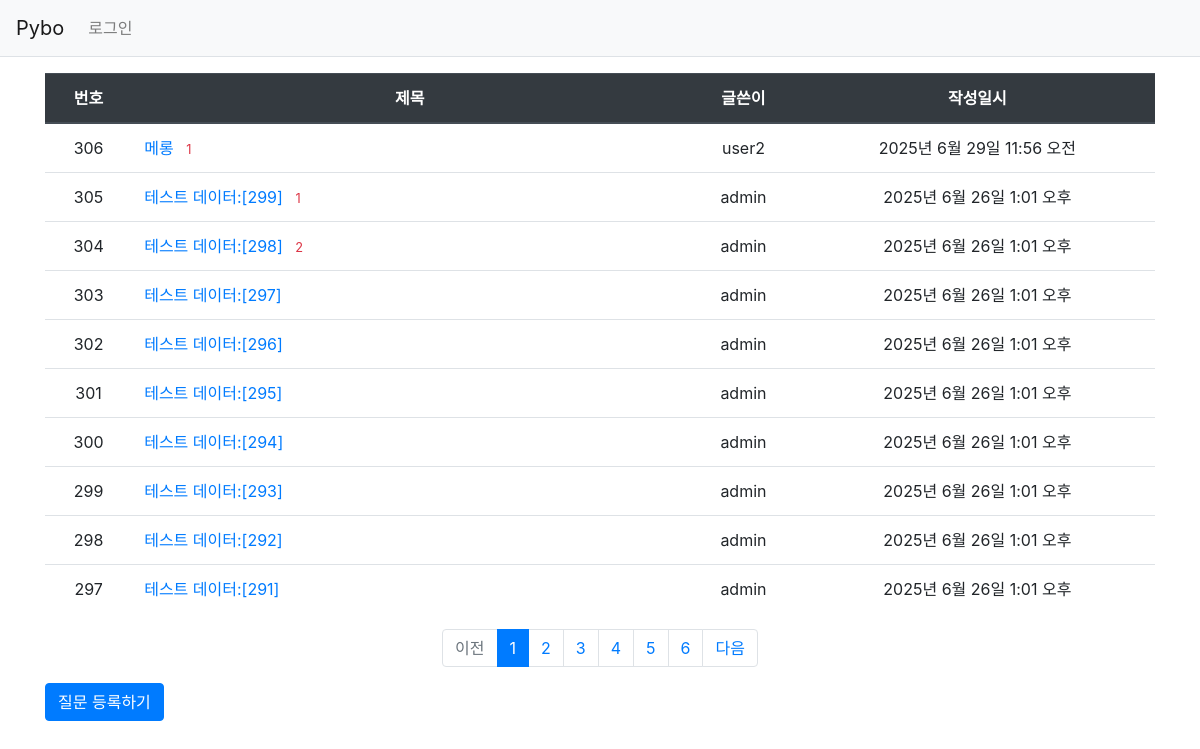
Before: /pybo/ with the older database file.
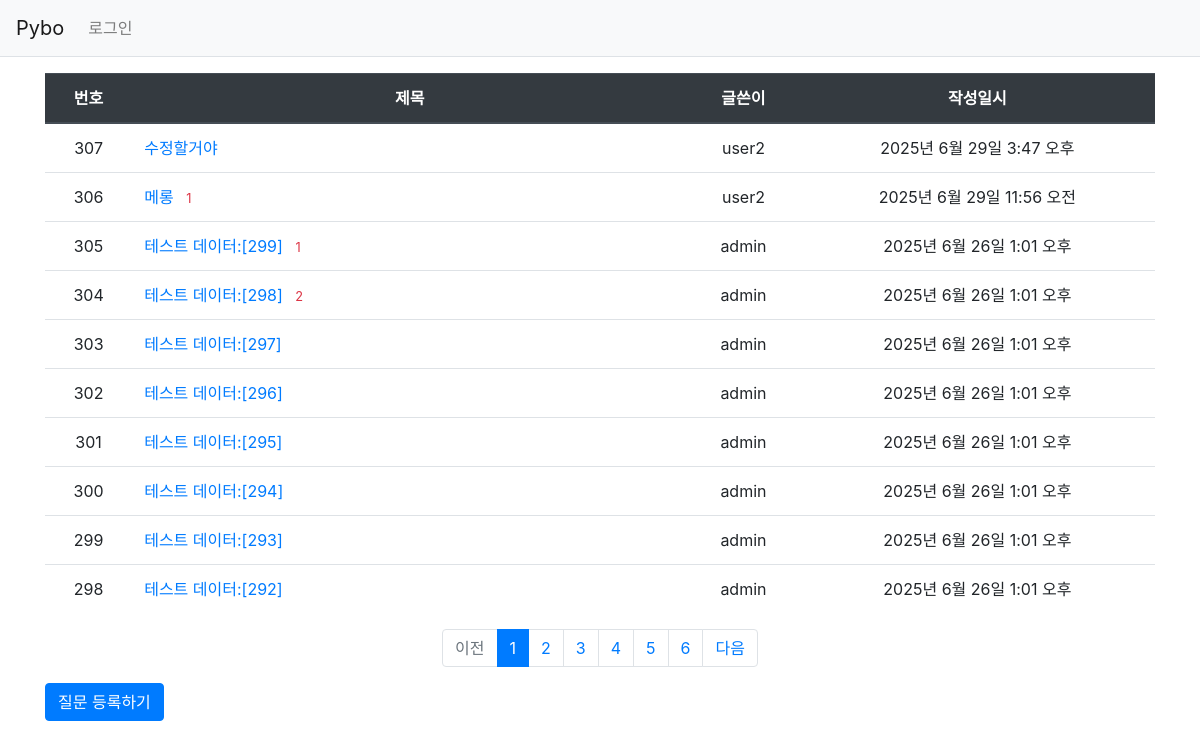
After: the same page with the newer database file.
### pybo/models.py (models this page shows, shortened)
class Question(models.Model):
    author = models.ForeignKey(User, on_delete=models.CASCADE) # User 모델은 django.contrib.auth 앱이 제공하는 모델이다.
    subject = models.CharField(max_length=200)
    content = models.TextField()
    create_date = models.DateTimeField()
    modify_date = models.DateTimeField(null=True, blank=True) # null=True : modify_date 칼럼에 null을 허용하겠다.

### pybo/views.py (the view)
# urls.py: path('', views.index, name='index'), # / 페이지에 해당하는 urlpatterns
def index(request):
    page = request.GET.get('page', '1')
    question_list = Question.objects.order_by('-create_date') # -create_date는 -기호로 작성일시의 역순을 의미한다.
    paginator = Paginator(question_list, 10) # 페이지당 10개씩 보여달라
    page_obj = paginator.get_page(page)
    context = {'question_list': page_obj} # 조회한 Question 모델 데이터를 context 변수에 저장했다. render 함수가 템플릿을 HTML로 변환하는 과정에서 사용되는 데이터다.
    return render(request, 'pybo/question_list.html', context)

### pybo/templatetags/pybo_filter.py (called while the page is built)
@register.filter
def sub(value, arg):
    return value -arg

### templates/pybo/question_list.html
{% extends 'base.html' %}
{% load pybo_filter %}
{% block content %}
<div class="container my-3">
    <table class="table">
        <thead>
        <tr class="text-center thead-dark">
            <th>번호</th>
            <th style="width:50%">제목</th>
            <th>글쓴이</th>
            <th>작성일시</th>
        </tr>
        </thead>
        <tbody>
        {% if question_list %}
        {% for question in question_list %}
        <tr class="text-center">
            <td>{{ question_list.paginator.count|sub:question_list.start_index|sub:forloop.counter0|add:1 }}</td>
            <td class="text-left">
                <a href="{% url 'pybo:detail' question.id %}">
                    {{ question.subject }}
                </a>
                {% if question.answer_set.count > 0 %}
                <span class="text-danger small ml-2">
                    {{ question.answer_set.count }}
                </span>
                {% endif %}
            </td>
            <td>{{ question.author.username }}</td>
            <td>{{ question.create_date }}</td>
        </tr>
        {% endfor %}
        {% else %}
        <tr>
            <td colspan="3">질문이 없습니다.</td>
        </tr>
        {% endif %}
        </tbody>
    </table>
    <ul class="pagination justify-content-center">
        {% if question_list.has_previous %}
        <li class="page-item">
            <a href="?page={{ question_list.previous_page_number }}" class="page-link">
                이전
            </a>
        </li>
        {% else %}
        <li class="page-item disabled">
            <a href="#" class="page-link" tabindex="-1">이전</a>
        </li>
        {% endif %}
    {% for page_number in question_list.paginator.page_range %}
    {% if page_number >= question_list.number|add:-5 and page_number <= question_list.number|add:5 %}
        {% if page_number == question_list.number %}
        <li class="page-item active" aria-current="page">
            <a href="?page={{ page_number }}" class="page-link">
                {{ page_number }}
            </a>
        </li>
    {% else %}
        <li class="page-item">
            <a href="?page={{ page_number }}" class="page-link">
            {{ page_number }}
            </a>
        </li>
        {% endif %}
    {% endif %}
    {% endfor %}
    {% if question_list.has_next %}
        <li class="page-item">
            <a href="?page={{ question_list.next_page_number }}" class="page-link">
            다음
            </a>
        </li>
        {% else %}
        <li class="page-item disabled">
            <a href="#" class="page-link" tabindex="1" aria-disabled="true">
                다음
            </a>
        </li>
        {% endif %}
    </ul>
    <a href="{% url 'pybo:question_create' %}" class="btn btn-primary">
        질문 등록하기
    </a>
</div>
{% endblock %}

### templates/base.html (shortened to what this page needs)
{% load static %}
<!doctype html>
<html lang="ko">
<head>
    <link rel="stylesheet" type="text/css" href="{% static 'bootstrap.min.css' %}">
    <link rel="stylesheet" type="text/css" href="{% static 'style.css' %}">
</head>
<body>
{% include "navbar.html" %}
{% block content %}
{% endblock %}
</body>
</html>

### templates/navbar.html (shortened to what this page needs)
<nav class="navbar navbar-expand-lg navbar-light bg-light border-bottom">
    <a href="{% url 'pybo:index' %}" class="navbar-brand">Pybo</a>
    <div class="collapse navbar-collapse flex-grow-0" id="navbarNav">
        <ul class="navbar-nav">
            <li class="nav-item">
                {% if user.is_authenticated %}
                    <form method="post" action="{% url 'common:logout' %}">
                    {% csrf_token %}
                    <button class="nav-link" type="submit" style="border: none; background: none; outline: none;">
                        {{ user.username }} (로그아웃)
                    </button>
                    </form>
                {% else %}
                <a href="{% url 'common:login' %}" class="nav-link">로그인</a>
                {% endif %}
            </li>
        </ul>
    </div>
</nav>

Changed rows visible on the page:
no longer on this page (row unchanged): Question: paginator.count|sub "297", subject "테스트 데이터:[291]", author.username "admin", create_date "2025년 6월 26일 1:01 오후"
added Question: paginator.count|sub "307", subject "수정할거야", author.username "user2", create_date "2025년 6월 29일 3:47 오후"
